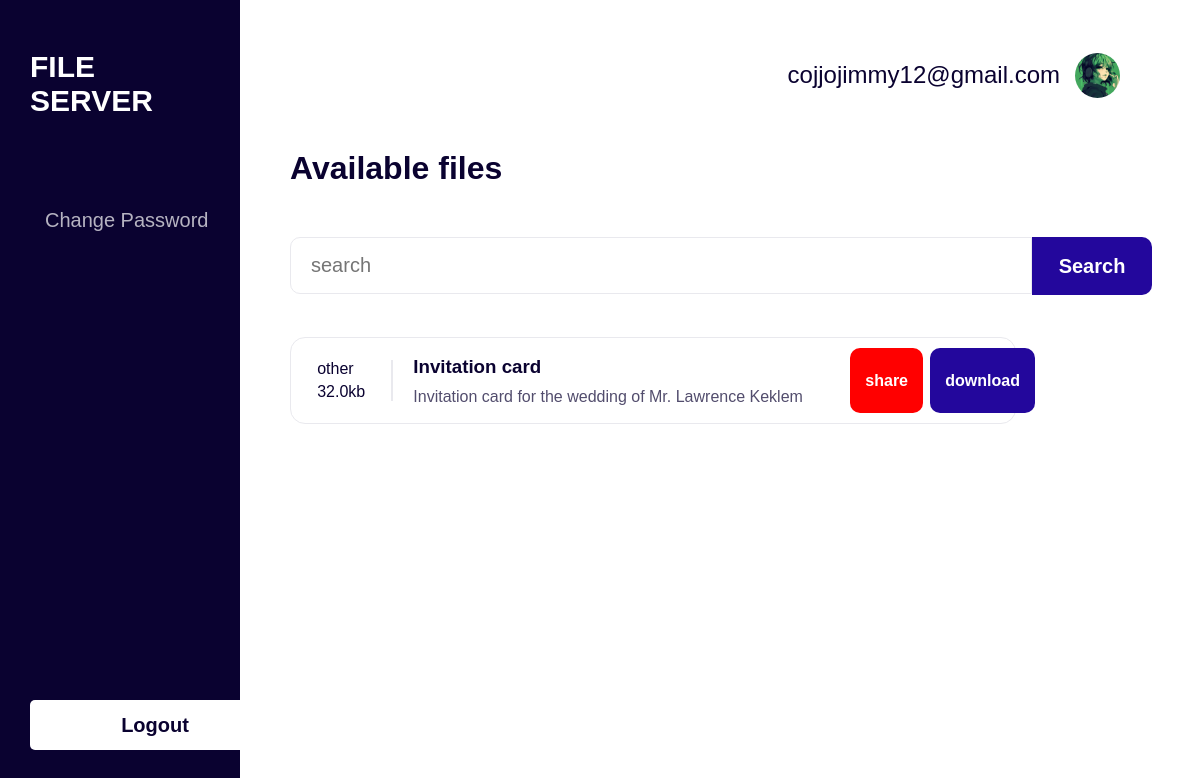
Page /feed/ (signed in) on the committed database.
### userAuth/models.py (models this page shows, shortened)
class User(AbstractBaseUser, PermissionsMixin):
    email = models.EmailField(unique=True)
    name = models.CharField(max_length=150, default="")
    is_active = models.BooleanField(default=True)
    is_staff = models.BooleanField(default=False)
    date_joined = models.DateTimeField(default=timezone.now)
    last_login = models.DateTimeField(blank=True, null=True)
    is_email_verified = models.BooleanField(default=False)
    objects = CustomUserManager()
    USERNAME_FIELD = 'email'
    EMAIL_FIELD = 'email'
    REQUIRED_FIELDS = []
    class Meta:
        verbose_name = 'User'
        verbose_name_plural = 'Users'
        ordering = ['-date_joined']
    groups = models.ManyToManyField(
        'auth.Group',
        related_name='auth_users',
        blank=True,
        verbose_name='groups',
        help_text='The groups this user belongs to. A user will get all permissions granted to each of their groups.',
    )
    user_permissions = models.ManyToManyField(
        'auth.Permission',
        related_name='auth_users',
        blank=True,
        verbose_name='user permissions',
        help_text='Specific permissions for this user.',
        related_query_name='user',
    )

### fileManager/models.py (models this page shows, shortened)
class File(models.Model):
    id = models.AutoField(primary_key=True)
    title = models.CharField(max_length=255, blank=False)
    description = models.TextField(blank=True)
    file = models.FileField(upload_to='', default='')
    date = models.DateTimeField(auto_now_add=True)
    file_type = models.CharField(max_length=50, blank=True)
    downloads_count = models.IntegerField(default=0)
    emailed_count = models.IntegerField(default=0)
    objects = FileManager()
    class Meta:
        ordering = ["-date"]

### fileManager/views.py (the view)
# urls.py: path('feed/', views.files_page, name='feed'),
@login_required
def files_page(request):
    user = request.user
    if request.method == 'POST':
        query = request.POST.get('query')
        files = File.objects.search(query)
        if not files:
            files = []
        return render(request, 'files.html', {'user': request.user, 'files': files, 'query': query})
    else:
        files = File.objects.all()
        return render(request, 'files.html', {'user': user, 'files': files})

### fileManager/templates/files.html (shortened to what this page needs)
<!DOCTYPE html>
<html lang="en">
<head>
    {% load static %}
    <link rel="stylesheet" href="{% static 'css/filestyle.css' %}">
</head>
<body>
    <div class="container">
        <div class="aside">
            <h1>File Server</h1>
            <div class="actionables">
                <a href="/reset_password">change password</a>
            </div>
            <form method="post" action="{% url 'logout' %}">
                <button type="submit">Logout</button>
            </form>
        </div>
        <div class="content">
            <div class="profile">
                <p class="email">{{ user.email }}</p>
                <img src="{% static 'images/profile.png' %}" alt="">
            </div>
            <h1>Available files</h1>
            <div class="searchbar">
                <form method="post" action="{% url 'feed' %}">
                    <input type="text" placeholder="search" name="query" value="{{query}}">
                    <button type="submit">Search</button>
                </form>
            </div>
            {% if files|length > 0%}
                <div class="files">
                    {% for file in files %}
                        <div class="file">
                            <div class="thumbnail">
                                <div class="thumb">
                                    <p>{{file.file_type}}</p>
                                    <p>32.0kb</p>
                                </div>
                            </div>
                            <div class="item">
                                <h3>{{ file.title }}</</h3>
                                <p>{{ file.description }}</p>
                            </div>
                            <div class="action">
                                <a href="email/{{file.pk}}" id="share">share</a>
                                <a href="download/{{file.pk}}" id="download">download</a>
                            </div>
                        </div>
                    {% endfor %}
                </div>
            {% else %}
                <p>No files found</p>
            {% endif %}
        </div>
    </div>
</body>
</html>

### static/css/filestyle.css (style rules this page uses)
html { height: 100vh; }
body { margin: 0; padding: 0; display: flex; align-items: center; justify-content: center; height: 100vh; width: 100vw; font-family: Arial, Helvetica, sans-serif; background-color: #0a0230; }
h1,h2,h3,h4, p { margin: 0; }
.container { display: flex; width: 100%; height: 100%; }
.container .aside { display: flex; flex-direction: column; width: calc(20% - 60px); color: white; height: calc(100% - 100px); justify-content: space-between; align-items: flex-start; padding: 50px 30px; gap: 80px; left: 0; }
.container .content { background-color: white; width: calc(80% - 100px); height: fit-content; min-height: calc(100% - 100px); display: flex; flex-direction: column; align-items: flex-start; justify-content: flex-start; padding: 50px; color: #0a0230; }
.container .aside h1 { font-size: 30px; text-transform: uppercase; font-weight: bold; }
.container .aside a { font-size: 20px; opacity: 0.7; text-transform: capitalize; color: white; text-decoration: none; border-radius: 20px; margin-bottom: 80px; }
.container .aside .actionables { height: 60%; display: flex; flex-direction: column; justify-content: flex-start; }
.container .aside form button { height: 50px; width: 250px; outline: none; border: none; color: #0a0230; background-color: white; font-size: 20px; font-weight: bold; border-radius: 5px; }
.content { display: flex; flex-direction: column; gap: 50px; }
.content .profile { width: calc(100% - 60px); height: 50px; display: flex; align-items: center; justify-content: flex-end; padding: 0 30px; gap: 15px; }
.profile img { width: 45px; height: 45px; border-radius: 50%; }
.profile p { font-size: 24px; color: #0a0230; }
.content .files { display: flex; flex-direction: column; width: calc(90% - 50px); align-items: flex-start; gap: 15px; }
.files .file { display: flex; width: 100%; min-height: 60px; border-radius: 15px; border: 1px solid rgb(233, 233, 238); align-items: center; justify-content: space-between; padding: 10px 0; background-color: white; }
.files .file .thumbnail { height: 100%; width: 15%; border-right: 2px solid rgb(233, 233, 238); display: flex; align-items: center; justify-content: center; }
.file .thumbnail .thumb { display: flex; flex-direction: column; gap: 5px; }
.files .file .item { display: flex; flex-direction: column; align-items: flex-start; justify-content: center; height: 100%; width: 65%; border-right: 2px solid rgb(233, 233, 238); padding: 0 20px; }
.file .item p { font-size: 16px; font-weight: lighter; opacity: 0.7; margin-top: 10px; }
.files .file .action { display: flex; align-items: center; justify-content: center; gap: 5%; width: 20%; }
.files .file .action a { text-decoration: none; width: 100px; height: 45px; background-color: #23079c; color: white; display: flex; align-items: center; justify-content: center; font-weight: bold; border-radius: 10px; }
#share { background-color: red; }
.searchbar { display: flex; align-items: center; justify-content: center; }
.searchbar form { height: 50px; display: flex; }
.searchbar form input { width: 700px; height: 35px; font-size: 20px; border-radius: 10px; border: 1px solid rgb(233, 233, 238); outline: none; padding: 10px 20px; border-top-right-radius: 0; border-bottom-right-radius: 0; }
.searchbar form button { width: 120px; background-color: #23079c; color: white; font-size: 20px; font-weight: bold; border-top-right-radius: 10px; border-bottom-right-radius: 10px; height: 58px; outline: none; border: none; }
a { text-decoration: none; padding: 10px 15px; width: 100%; }

### rows in the picture
User: email "cojjojimmy12@gmail.com"
File: file_type "other", title "Invitation card", description "Invitation card for the wedding of Mr. Lawrence Keklem"
